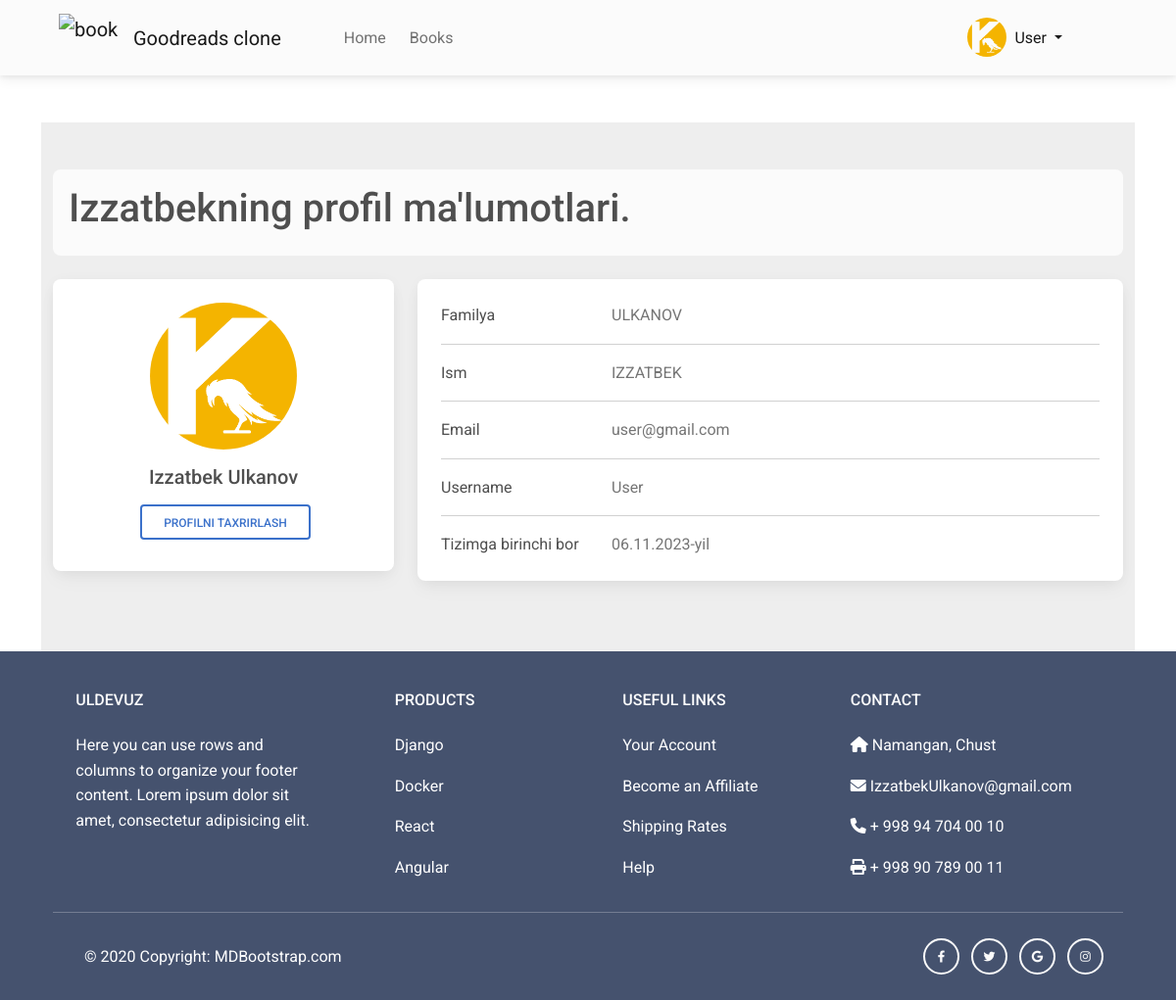
/users/profile/ (signed in), run on the app's committed database.
### users/models.py (models this page shows)
class CustomUser(AbstractUser):
    profile_picture = models.ImageField(default='default_profile_pic.png')

### users/views.py (the view)
# urls.py: path('profile/', ProfileView.as_view(), name = 'profile'),
class ProfileView(LoginRequiredMixin, View):
    def get(self, request):
        return render(request, 'users/profile.html', {'user': request.user})

### users/templates/users/profile.html (shortened to what this page needs)
{% extends 'base.html' %}
{% block content %}
<section style="background-color: #eee;">
  <div class="container py-5">
    <div class="row">
      <div class="col">
        <nav aria-label="breadcrumb" class="bg-light rounded-3 p-3 mb-4">
          <ol class="breadcrumb mb-0">
            <h1 class="breadcrumb-item content-center">{{ user.first_name.title }}ning profil ma'lumotlari.</h1>
          </ol>
        </nav>
      </div>
    </div>
    <div class="row">
      <div class="col-lg-4">
        <div class="card mb-4">
          <div class="card-body text-center">
            <img src="{{ user.profile_picture.url }}" alt="{{ user.profile_picture.name }}"
              class="rounded-circle img-fluid" style="width: 150px;">
            <h5 class="my-3">{{ user.first_name.title }} {{ user.last_name.title }}</h5>
            <div class="d-flex justify-content-center mb-2">
              <a href="{% url 'users:profile_edit' %}" type="button" class="btn btn-outline-primary ms-1">Profilni taxrirlash</a>
            </div>
          </div>
        </div>
      </div>
      <div class="col-lg-8">
        <div class="card mb-4">
          <div class="card-body">
            <div class="row">
              <div class="col-sm-3">
                <p class="mb-0">Familya</p>
              </div>
              <div class="col-sm-9">
                <p class="text-muted mb-0">{{ user.last_name.upper }}</p>
              </div>
            </div>
            <hr>
            <div class="row">
              <div class="col-sm-3">
                <p class="mb-0">Ism</p>
              </div>
              <div class="col-sm-9">
                <p class="text-muted mb-0">{{ user.first_name.upper }} </p>
              </div>
            </div>
            <hr>
            <div class="row">
              <div class="col-sm-3">
                <p class="mb-0">Email</p>
              </div>
              <div class="col-sm-9">
                <p class="text-muted mb-0">{{ user.email.lower}} </p>
              </div>
            </div>
            <hr>
            <div class="row">
              <div class="col-sm-3">
                <p class="mb-0">Username</p>
              </div>
              <div class="col-sm-9">
                <p class="text-muted mb-0">{{ user.username.title}}</p>
              </div>
            </div>
            <hr>
            <div class="row">
              <div class="col-sm-3">
                <p class="mb-0">Tizimga birinchi bor</p>
              </div>
              <div class="col-sm-9">
                <p class="text-muted mb-0">{{ user.date_joined | date:"d.m.Y" }}-yil</p>
              </div>
            </div>
          </div>
        </div>
      </div>
    </div>
  </div>
</section>
{% endblock content %}

### templates/header.html (shortened to what this page needs)
<nav class="navbar navbar-expand-lg navbar-light bg-light">
  <div class="container-fluid">
    <img width="60" height="60" class="navbar-brand ms-5"src="https://img.icons8.com/3d-fluency/94/book-shelf.png" alt="book-shelf"/>
    <a class="navbar-brand me-5" href="{% url 'landing_page' %}">Goodreads clone</a>
    <div class="collapse navbar-collapse" id="navbarSupportedContent">
      <ul class="navbar-nav me-auto mb-2 mb-lg-0">
        <li class="nav-item">
            <a class="nav-link mx-2 {% if request.path == home_page_url %} active {% endif %}" aria-current="page" href="{{ home_page_url }}">Home</a>
        </li>
        <li class="nav-item">
          <a class="nav-link {% if request.path == books_list_url %} active {% endif %}" aria-current="page" href="{{ books_list_url }}">Books</a>
        </li>
      </ul>
    <div class="mx-5 d-flex">
      {% if request.user.is_authenticated %}
        <img class="profile_pic_admin mt-2 mt-lg-0 header_image" src="{{ user.profile_picture.url }}" alt="{{ user.profile_picture.name }} ">
        <ul class="navbar-nav me-5 d-block">
          <li class="nav-item dropdown">
               <a class="nav-link dropdown-toggle active" href="#" id="navbarDropdown" role="button" data-bs-toggle="dropdown" aria-expanded="false">
                {{ request.user.username.title }}
              </a>
          </li>
        </ul>
      {% else %}
        <div class="me-5">
          <a class="btn btn-outline-primary" href="{% url 'users:login' %}">Kirish</a>
          <a class="btn btn-outline-success" href="{% url 'users:register' %}">Ro'yxatdan o'tish</a>
        </div>
      {% endif %}
    </div>
    </div>
  </div>
</nav>

### static/css/main.css (style rules this page uses)
.profile_pic_admin { width: 40px; height: 40px; border-radius: 50%; }
.d-flex, .d-inline-flex, .media, .media>:not(.media-body), .jumbotron, .card { -ms-flex-negative: 1; flex-shrink: 1; }
.card-footer, .card hr { border-color: rgba(24,28,33,0.06); }

### data on the page
CustomUser: profile_picture (picture), user.username "User", first_name "Izzatbek", last_name "Ulkanov", last_name "ULKANOV", first_name "IZZATBEK", email "user@gmail.com", username "User", date_joined "06.11.2023"
